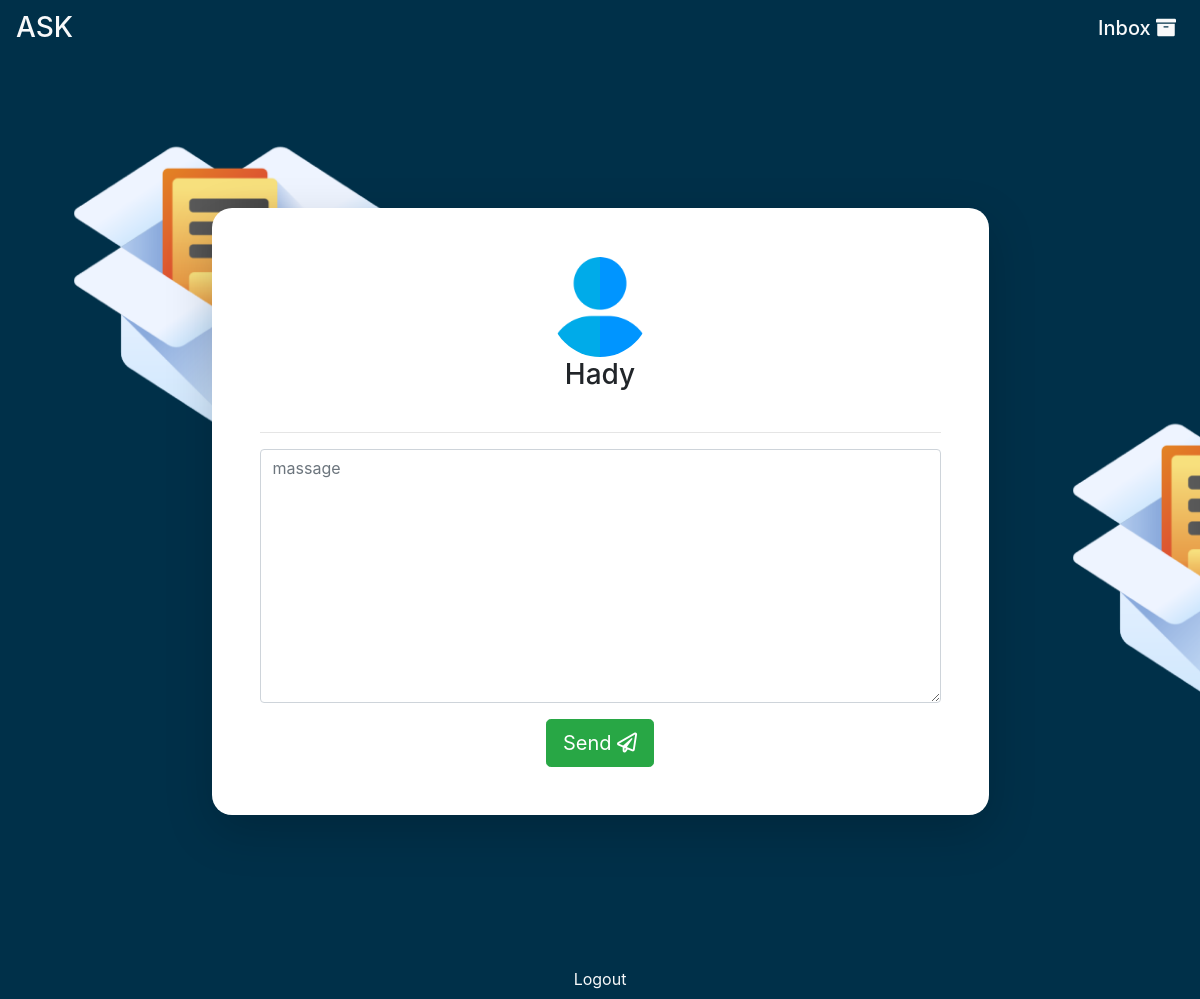
Screenshot of /profile/hady (signed in) with the database file from the repository.
### user/models.py (models this page shows, shortened)
class Profile(models.Model):
    userpro=models.OneToOneField(User,on_delete=models.CASCADE)
    profile_img=models.ImageField(upload_to='profileImage',default='profileImage/userAvatar.png')
    bio=models.CharField(max_length=50,null=True,blank=True)
    slug=models.SlugField(blank=True, null=True)

### user/views.py (the view, shortened to what this page needs)
# urls.py: path('profile/<slug:slug>',views.profile,name='profile'),
def profile(request,slug):
   getprofile=get_object_or_404(Profile,slug=slug)
   form=NewMessage()
   formupdate=ProfileUpdate()
   if request.method=='POST':
      formupdate=ProfileUpdate(request.POST,request.FILES,instance=request.user.profile)
      if formupdate.is_valid():
         formupdate.save()
   context={
      'title':'profile',
      'getprofile':getprofile,
      'form':form,
      'formupdate':formupdate,
   }
   return render(request,'user/profile.html',context)
   pass

### user/forms.py
class NewMessage(forms.ModelForm):
    class Meta:
        model=Message
        fields=('messages',)
    messages=forms.CharField(
        widget=forms.Textarea(attrs={'class':'form-control','row':'3','placeholder':'massage'})
    )
    pass

class ProfileUpdate(forms.ModelForm):
    class Meta:
        model=Profile
        fields=('profile_img','bio')
    pass

### user/templates/user/profile.html (shortened to what this page needs)
{% extends 'ask/index.html' %}
{% load static %}
{% load crispy_forms_tags %}
{% block content %}
<body class="index">
	<nav class="navbar navbar-expand-lg navbar-light bg-darkNew  ">
		<h3 class="text-light">ASK</h3>
		<ul class="navbar-nav  ml-auto ">
			{% if user.is_authenticated %}
			<li class="nav-item ">
				<h5>
					<a class="nav-link text-light p-2" href="{% url 'inbox' request.user.id %}">
						Inbox
						<i class="fas fa-archive"></i>
					</a>
				</h5>
			</li>
			{% endif %}
		</ul>
	</nav>
	<div class="container">
		<div class="row">
			<div class="col-12 d-flex flex-column align-items-center">
				<div class="form-content-massage shadow-lg p-5  ">
					<div class="d-flex flex-column align-items-center">
						<button class='update' style="border: none; background:none ;">
							<img src="{{getprofile.profile_img.url}} " width="100" height="100" class="rounded-circle">
						</button>
						<h3 class="text-center mb-4">{{getprofile.userpro.username}}</h3>
					</div>
					<hr>
					<form method="post">
						<div class="form-group">
							{{form.messages}}
						</div>
						<div class="d-flex flex-column align-items-center">
							<button type="submit" class="btn btn-success btn-lg ">
								Send
								<i class="far fa-paper-plane"></i>
							</button>
						</div>
					</form>
				</div>
				{% if user.is_authenticated %}
				<a class="nav-link text-light p-2" href="{% url 'logout' %}">Logout</a>
				{% endif %}
			</div>
		</div>
	</div>
</body>
</html>
{% endblock content %}

### ask/static/ask/css/main.css (style rules this page uses)
.index { background-image: url('../image/backgroundindex.png'); background-size: cover; }
.bg-darkNew { background-color: #003049; }
.form-content-massage { background: #fff; border-radius: 20px; width: 70%; margin: 9em auto; }

### rows the page displays
Profile: profile_img (picture), userpro.username "Hady"
